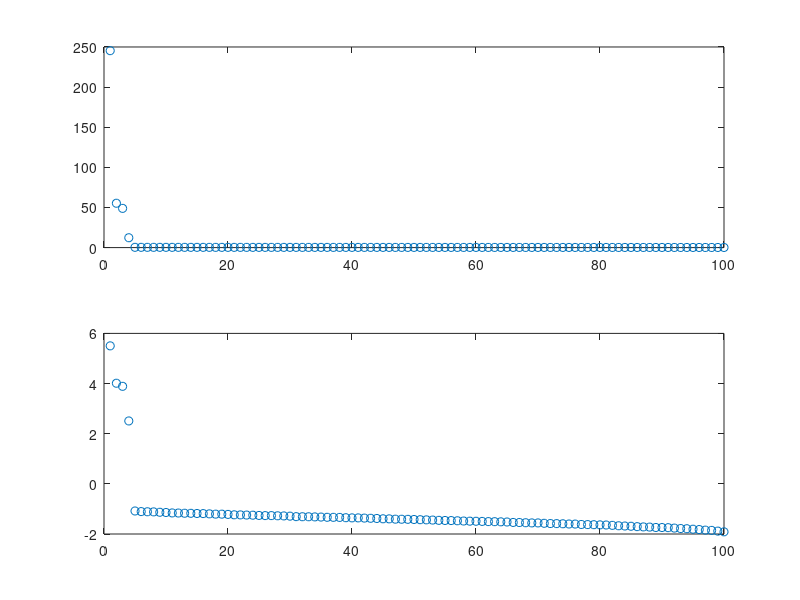
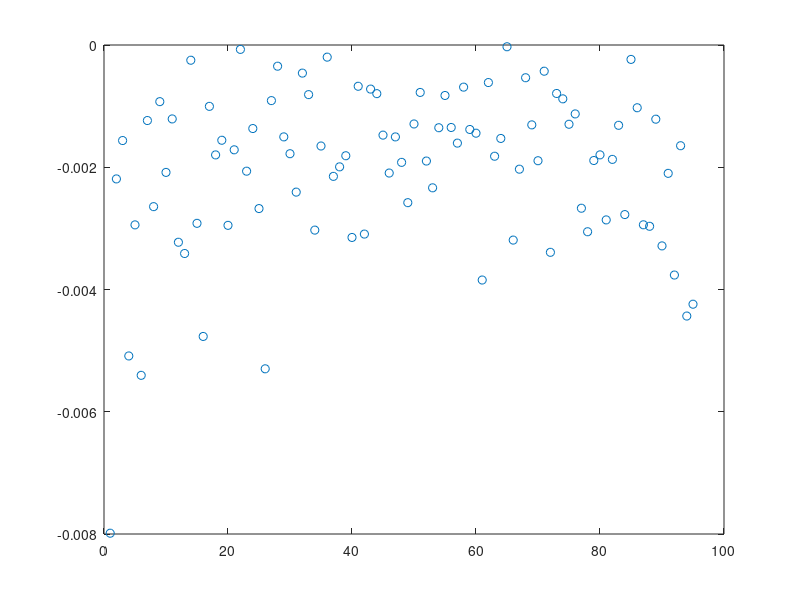
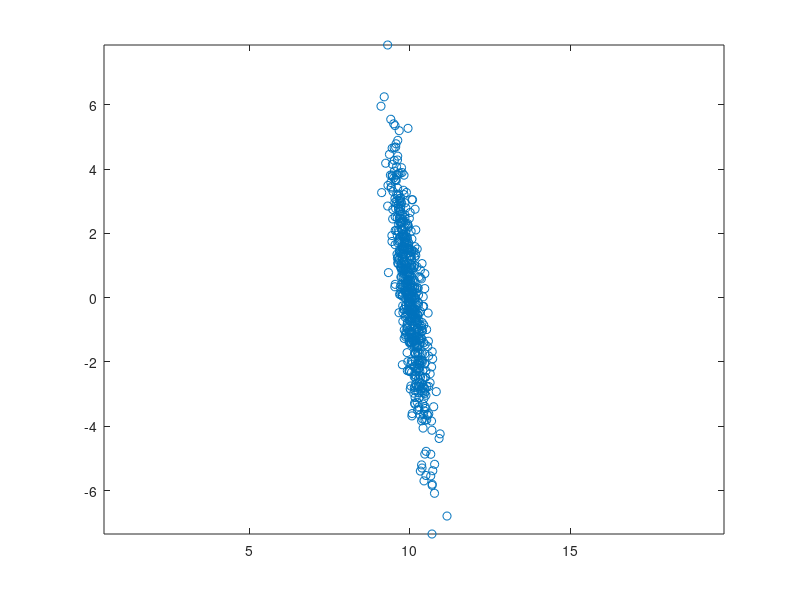
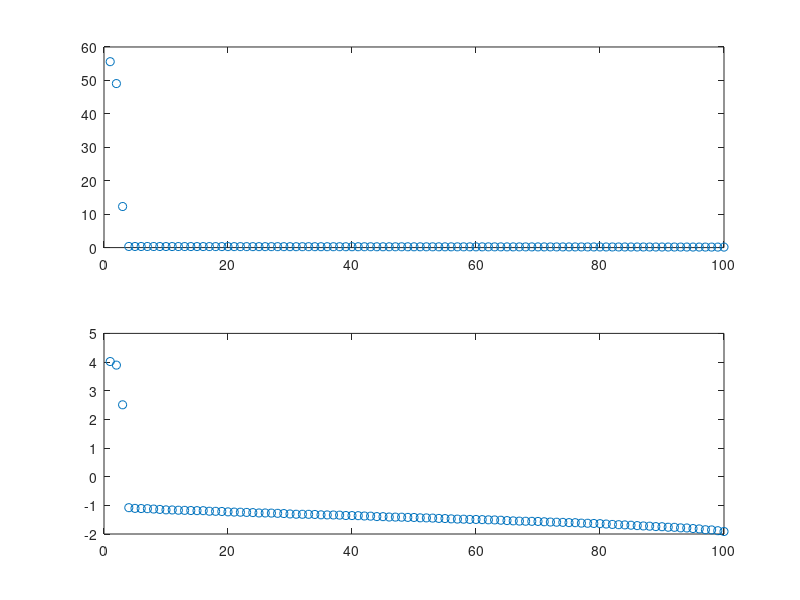

Reproduce these figures in MATLAB, in order.
load A
size(A)

[PC S] = svd(A);                  %Compute SVD of A
PM = diag(S);                     %magnitudes are given by the
                                  %singular values

figure(1);
subplot(2,1,1); plot(PM,'o');
subplot(2,1,2); plot(log(PM),'o');

% Question 1: 4

M = 4;
figure(2);plot(diff(PM((M + 1):end)),'o');

% Question 2: Yes

figure(3); 
plot(PC(:, 1)' * A, PC(:,2)'*A,'o'); % Project A on these two axis 
axis('equal');

% Question 3: Principal componnt 1 has much greater variance
m=mean(A,2);
A0 = A - m*ones(1,size(A,2));
[PC S] = svd(A0);
PM = diag(S);
figure(4);
subplot(2,1,1);plot(PM,'o');
subplot(2,1,2);plot(log(PM),'o');
figure(5);
subplot(4,1,1); plot(PC(:,1)'*A0, PC(:,2)'*A0,'o'); axis('equal')
subplot(4,1,2); plot(PC(:,2)'*A0, PC(:,3)'*A0,'o'); axis('equal')
subplot(4,1,3); plot(PC(:,3)'*A0, PC(:,4)'*A0,'o'); axis('equal')
subplot(4,1,4); plot(PC(:,4)'*A0, PC(:,5)'*A0,'o'); axis('equal')

%figure(6);plot(...,’o’);

% Question 4: 3, less than before

% Question 5: No. Removed a dimension by subtracting the mean
figure(7);
plot3(PC(:,1)'*A0, ...
      PC(:,2)'*A0, ...
      PC(:,3)'*A0, 'o'); axis('equal');
  
% Question 6: Normal?

% Question 7: Rolling a dice

mesh(A0);
imagesc(A0);

% Question 8: No

